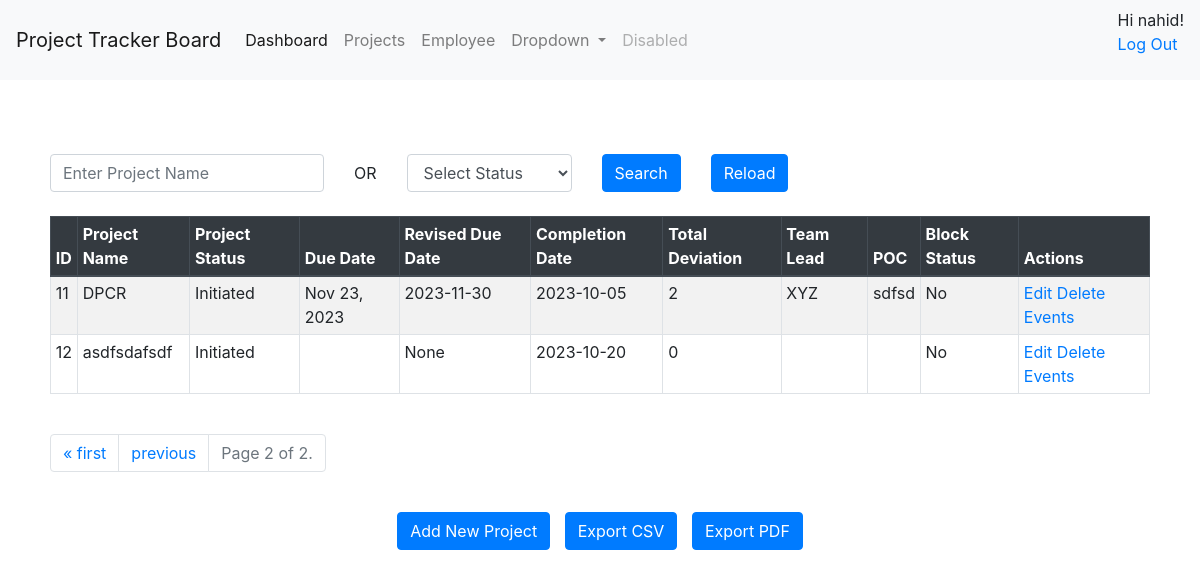
Page /project/index?page=2 (signed in) on the earlier database version.
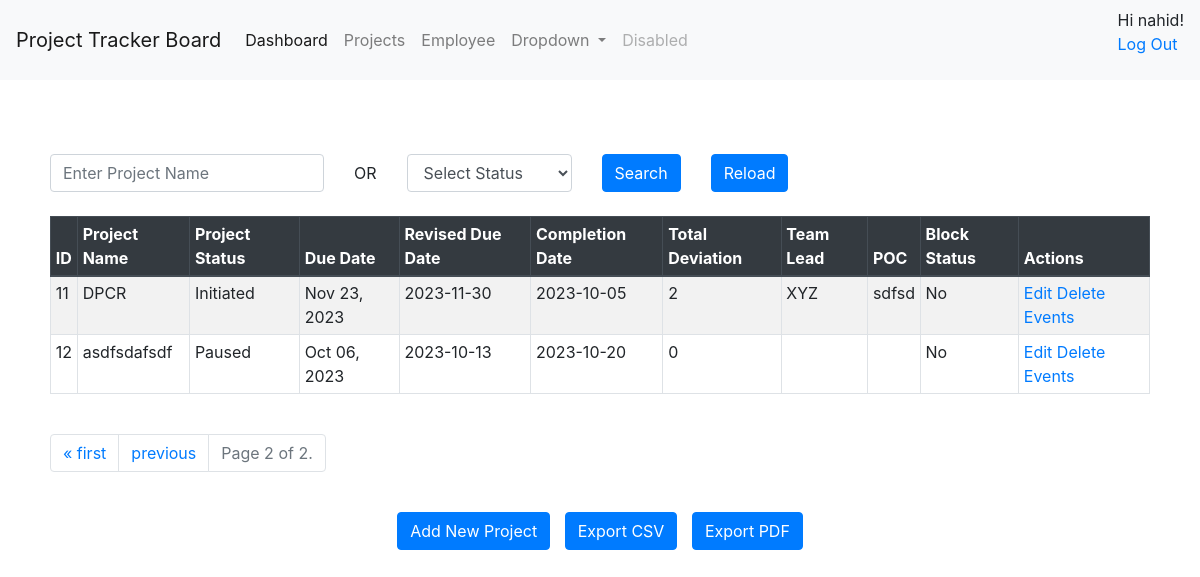
Same page on the later database version.
### employee/models.py (models this page shows)
class Project(models.Model):
    PROJECT_STATUS = PROJECT_STATUS_CHOICES
    project_id = models.AutoField(primary_key=True)
    project_name = models.CharField(max_length=100)
    due_date = models.DateField(null=True, blank=True)
    revised_due_date = models.DateField(null=True, blank=True)
    completion_date = models.DateField(null=True, blank=True)
    total_deviation_days=models.IntegerField(default=0)
    team_lead=models.CharField(max_length=50,blank=True)
    project_poc=models.CharField(max_length=50,blank=True)
    notification_sms_recipient=models.CharField(max_length=100, blank=True)
    notification_email_recipient=models.CharField(max_length=100, blank=True)
    block_status=models.BooleanField(default=False)
    inserted_by=models.CharField(max_length=250,default="admin",blank=True)
    insert_date=models.DateTimeField(auto_now_add=True)
    updated_by=models.CharField(max_length=250,default="admin",blank=True)
    update_date=models.DateTimeField(auto_now_add=True)
    remarks=models.CharField(max_length=250,blank=True)
    project_status = models.CharField(max_length=20, choices=PROJECT_STATUS)
    class Meta:
        managed = True
        db_table = "project"

### employee/views_project.py (the view)
# urls.py: path('project/index', views_project.project_lookup, name='project_lookup'),
@login_required
def project_lookup(request):
    projectname_query = request.GET.get('project_name', '')
    projectstatus_query = request.GET.get('project_status', '')
    projects = Project.objects.all()
    if projectname_query:
        projects = Project.objects.filter(project_name__icontains=projectname_query)
    if projectstatus_query:
        projects = Project.objects.filter(project_status__icontains=projectstatus_query)
    logger.warning("-------------> project lookup called")
    paginator = Paginator(projects, 5)  # 10 projects per page
    page_number = request.GET.get('page')
    projects = paginator.get_page(page_number)
    form = ProjectForm()
    return render(request, 'project/index.html', {'projects': projects, 'form':form})

### employee/forms.py (shortened to what this page needs)
class ProjectForm(forms.ModelForm):
    project_status = forms.ChoiceField(choices=PROJECT_STATUS_CHOICES, initial='initiated')
    class Meta:
        model = Project
        fields = "__all__"
        exclude=['inserted_by','updated_by']
        widgets = {
            'due_date': DateInput(),
            'revised_due_date': DateInput() ,
            'completion_date': DateInput() ,
            'remarks': forms.Textarea(attrs={'rows': 3, 'cols': 50}),
        }

### employee/templates/project/index.html (shortened to what this page needs)
{% extends "base.html" %}
{% block content %}
<div >
  <div class="row g-3">
        <form class="form-inline" method="get">
          <div class="col-sm">
            <input type="text" class="form-control" name="project_name" placeholder="Enter Project Name" value="{{ request.GET.project_name }}">
          </div>
          <div class="col-sm">
            OR
          </div>
          <div class="col-sm">
            <select name="project_status" class="form-control" id="id_project_status">
              <option value="" {% if not request.GET.project_status %}selected{% endif %}>Select Status</option>
           </select>
          </div>
          <div class="col-sm">
          <button type="submit" class="btn btn-primary">Search</button>
        </div>
        </form>
      <div class="col-sm">
        <form class="form-inline" method="get" action="{% url 'project_reload' %}">
          <button type="submit" class="btn btn-primary">Reload</button>
        </form>
      </div>
      <div class="col-sm">
      </div>
  </div>
<table class="table table-striped table-bordered table-sm">
  <thead class="thead-dark">
    <tr>
      <th>ID</th>
      <th>Project Name</th>
      <th>Project Status</th>
      <th>Due Date</th>
      <th>Revised Due Date</th>
      <th>Completion Date</th>
      <th>Total Deviation</th>
      <th>Team Lead</th>
      <th>POC</th>
      <th>Block Status</th>
      <th>Actions</th>
    </tr>
  </thead>
  <tbody>
    {% for project in projects %}
    <tr>
      <td>{{ project.project_id }}</td>
      <td>{{ project.project_name }}</td>
      <td>{{ project.get_project_status_display }}</td>
      <td>{{ project.due_date | date:"M d, Y"}}</td>
      <td>{{ project.revised_due_date}}</td>
      <td>{{ project.completion_date}}</td>
      <td>{{ project.total_deviation_days }}</td>
      <td>{{ project.team_lead }}</td>
      <td>{{ project.project_poc }}</td>
      <td>{% if project.block_status %}Yes{% else %}No{% endif %}</td>
      <td>
        <a href="/project/edit/{{ project.project_id }}">
          <span class="glyphicon glyphicon-pencil">Edit</span>
          </a>
        <a href="/project/delete/{{ project.project_id }}">Delete</a>
        <a href="/project/add_event/{{ project.project_id }}">Events</a>
      </td>
    </tr>
    {% endfor %}
  </tbody>
</table>
<br />
<div class="pagination">
  <ul class="pagination justify-content-center">
    {% if projects.has_previous %}
      <li class="page-item">
        <a class="page-link" href="?page=1" aria-label="First">
          <span aria-hidden="true">&laquo; first</span>
        </a>
      </li>
      <li class="page-item">
        <a class="page-link" href="?page={{ projects.previous_page_number }}">previous</a>
      </li>
    {% endif %}
    <li class="page-item disabled">
      <span class="page-link">
        Page {{ projects.number }} of {{ projects.paginator.num_pages }}.
      </span>
    </li>
  </ul>
</div>
<br />
<div style="text-align: center;">
  <a href="/project/add" class="btn btn-primary" style="margin-right: 10px;">Add New Project</a>
  <a href="/project/export" class="btn btn-primary" style="margin-right: 10px;">Export CSV</a>
  <a href="/project/exportpdf" class="btn btn-primary">Export PDF</a>
</div>
</div>
{% endblock %}

### employee/templates/base.html (shortened to what this page needs)
<!DOCTYPE html>
<html lang="en">
  <head>
    <link
      rel="stylesheet"
      href="https://maxcdn.bootstrapcdn.com/bootstrap/4.5.2/css/bootstrap.min.css"
    />
  </head>
  <body>
    <nav class="navbar navbar-expand-lg navbar-light bg-light">
      <a class="navbar-brand" href="#">Project Tracker Board</a>
      <div class="collapse navbar-collapse" id="navbarSupportedContent">
        <ul class="navbar-nav mr-auto">
          <li class="nav-item active">
            <a class="nav-link" href="/dashboard"
              >Dashboard <span class="sr-only">(current)</span></a
            >
          </li>
          <li class="nav-item">
            <a class="nav-link" href="/project/index">Projects</a>
          </li>
           {% if request.user.is_authenticated %}
          {% if request.user.groups.all.0.name == 'operator' %}
          <li class="nav-item">
            <a class="nav-link" href="/employee/show">Employee</a>
          </li>
          {% endif %}
          {% endif %}
          <li class="nav-item dropdown">
            <a
              class="nav-link dropdown-toggle"
              href="#"
              id="navbarDropdown"
              role="button"
              data-toggle="dropdown"
              aria-haspopup="true"
              aria-expanded="false"
            >
              Dropdown
            </a>
          </li>
          <li class="nav-item">
            <a class="nav-link disabled" href="#">Disabled</a>
          </li>
        </ul>
        <div>
          {% if user.is_authenticated %} Hi {{ user.username }}!
          <p><a href="{% url 'logout' %}">Log Out</a></p>
          {% else %}
          <p>You are not logged in</p>
          <a href="{% url 'login' %}">Log In</a>
          {% endif %}
        </div>
      </div>
    </nav>
    <div id="content" style="padding: 50px">
      {% block content %} {% endblock %}
    </div>
  </body>
</html>

Differences in the rows shown:
changed Project "asdfsdafsdf": project_status "Initiated" → "Paused"; due_date (not shown) → "Oct 06, 2023"; revised_due_date "None" → "2023-10-13"
